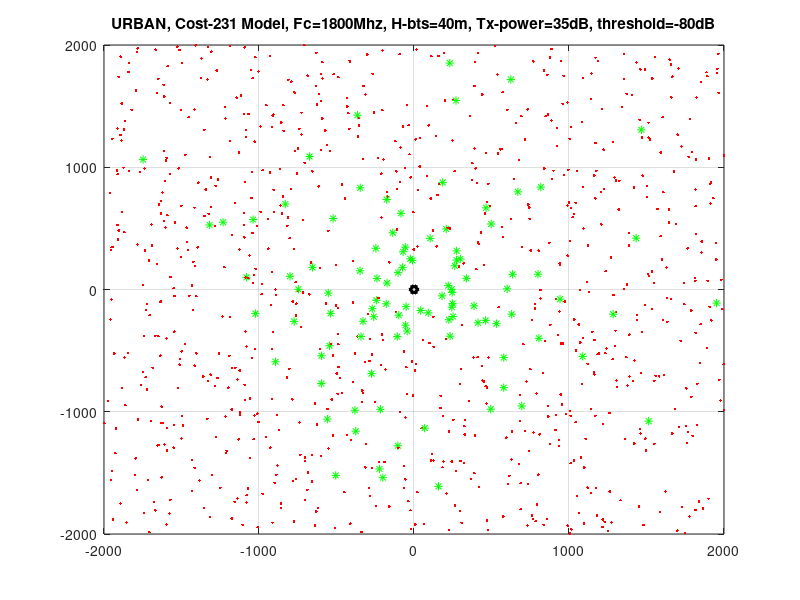
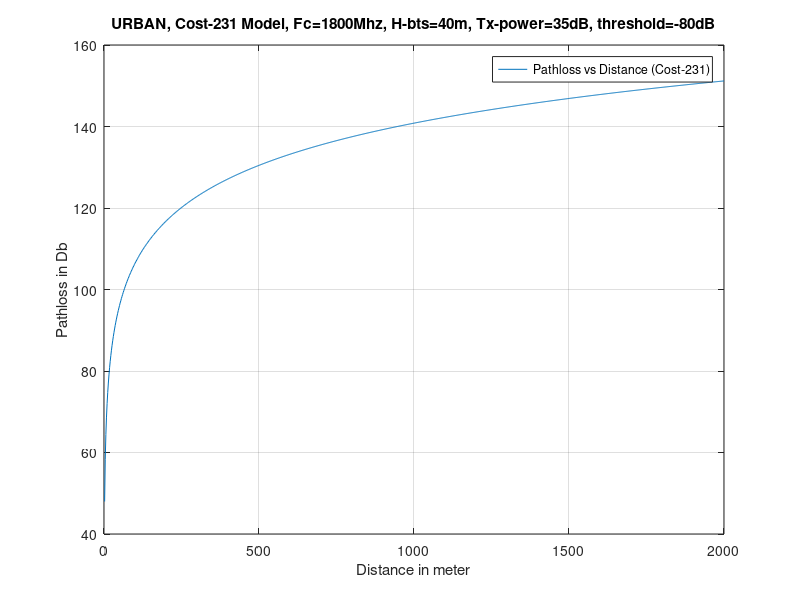
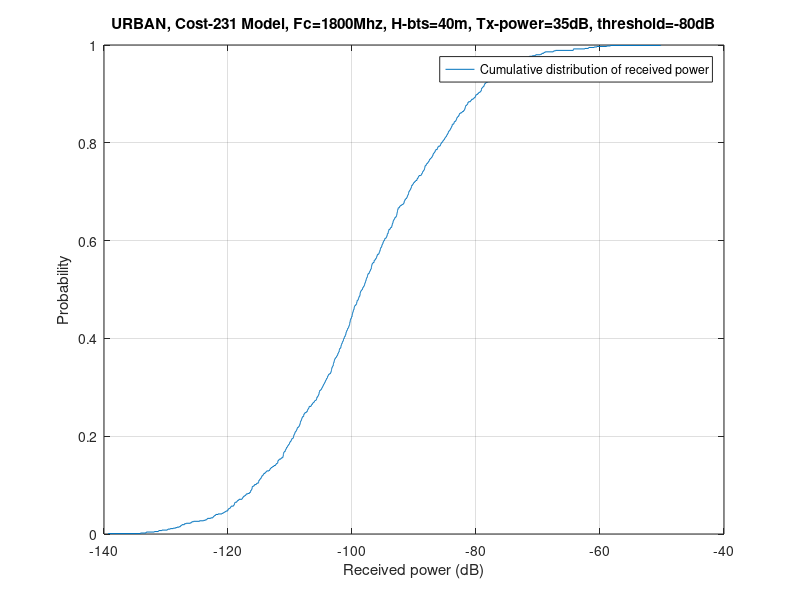

Write the MATLAB code that produced these figures, in order. (Note: this script raises an error after producing the figures.)
clc;
clear variables;
close all;

Fc = 1800; % Carrier freq (Mhz) (for LTE in Turkey: 800, 900, 1800, 2100, 2600(only indoor femtocell) 
Cell_size = 2000; % Micro cell (m)
H_bts = 40; % Height of BTS
H_ue = 3 ; % Height of user equipment
UE_number = 1000; % User equipment (phone, tablet ...) number
Threshold= -80 ; % UE connection threshold (Db)
Tx_power = 35; % BTS power (dBm)  
Tx_a_gain = 18; % Antenna gain (dBi) 
Tx_c_loss = 2.5; % Antenna  cable loss (dB)
Rx_body_loss= 3; % Body loss at reviever side (dB) (User Body Loss Study for Popular Smartphones - http://ieeexplore.ieee.org/stamp/stamp.jsp?arnumber=7228963)
Tx_EiRP = Tx_power + Tx_a_gain - Tx_c_loss; % Effective isotropic radiated power (dBm)

%% Create UE positions and their distances
UE_database=zeros(UE_number,4); % Matrix for UE positions other UE related informations
UE_database(:,1) = randi([-Cell_size,Cell_size], 1, UE_number); % Create random UE position X (meter)
UE_database(:,2) = randi([-Cell_size,Cell_size], 1, UE_number); % Create random UE position Y (meter)
UE_database(:,3) = sqrt(UE_database(:,1).^2 + UE_database(:,2).^2); % Calculated distane between UE and BTS (meter)

%% Calculate recieved power by UE matrix
% Cost-231 Model (also known as COST-Hata Model) 
% http://mobilityfirst.winlab.rutgers.edu/~narayan/Course/Wless/Lecture_3_RadioPropagationModel_Sneha.pdf
% Fc limit 1500-2000
ahm = 3.2*(log10(1.75*H_ue))^2 - 4.97; % for large cities
A = 46.3 + 33.9*log10(Fc) - 13.82*log10(H_bts) - ahm; 
B = 44.9 - 6.55*log10(H_bts);
C = 3; % 0 for medium-size city and suburban; 3 for metropolitan centers
Pathloss_formula = A + B*log10(UE_database(:,3)/1000) + C; % (dB) (distance in Km)
Shadowing_eff = normrnd (0,12,[UE_number,1]); % http://morse.colorado.edu/~tlen5510/text/classwebch4.html - https://www.quora.com/Wireless-Communication-How-do-we-simulate-Shadow-Fading-using-Matlab-lognrnd-0-%CF%83-or-normrnd-0-%CF%83
UE_database(:,4) = Tx_EiRP - Pathloss_formula - Shadowing_eff - Rx_body_loss; % Recieved power by UE 

%% Draw UE positions and their status on map
Connected_users = find(UE_database(:,4) > Threshold); % Find connected UE_id numbers
figure (1);
    plot(0, 0, 'hk', 'LineWidth', 3);%BTS at center
    title(['URBAN, Cost-231 Model, Fc=' num2str(Fc) 'Mhz, H-bts=' num2str(H_bts) 'm, Tx-power=' num2str(Tx_power) 'dB, threshold=' num2str(Threshold) 'dB'])
    hold on;
    grid on;
    for i=1:UE_number
        if (~isempty(find(Connected_users==i, 1))) == 0
            plot(UE_database(i,1), UE_database(i,2), '.r'); % Not Connected
            hold on;
        else
            plot(UE_database(i,1), UE_database(i,2), '*g'); % Connected
            hold on;
        end 
    end

%% Pathloss vs Distance graph for Cost-231 model
figure (2);
    Distance = linspace(0,Cell_size,1000); % 0-2Km, 1K sample
    plot(Distance, A + B*log10(Distance/1000) + C); % Distance in Km
    title(['URBAN, Cost-231 Model, Fc=' num2str(Fc) 'Mhz, H-bts=' num2str(H_bts) 'm, Tx-power=' num2str(Tx_power) 'dB, threshold=' num2str(Threshold) 'dB']);
    legend('Pathloss vs Distance (Cost-231)');
    xlabel('Distance in meter');
    ylabel('Pathloss in Db');
    clear Distance;
    grid on;

%% Cumulative distribution of received power
    figure (3);
        ecdf(UE_database(:,4));
        title(['URBAN, Cost-231 Model, Fc=' num2str(Fc) 'Mhz, H-bts=' num2str(H_bts) 'm, Tx-power=' num2str(Tx_power) 'dB, threshold=' num2str(Threshold) 'dB']);
        legend('Cumulative distribution of received power');
        xlabel('Received power (dB)');
        ylabel('Probability');
        grid on;
        
%% Histogram of recieved power by UE   
    figure (4);
        histogram(UE_database(:,4));
        title(['URBAN, Cost-231 Model, Fc=' num2str(Fc) 'Mhz, H-bts=' num2str(H_bts) 'm, Tx-power=' num2str(Tx_power) 'dB, threshold=' num2str(Threshold) 'dB']);
        legend('Histogram of received power by UE');
        xlabel('Received power (dB)');
        ylabel('Count');
        grid on;
        
%% Coverage graph
Sample_size = 1000;       
Distance = linspace(0, Cell_size, Sample_size); % 0-2Km, 1K sample
Coverage = zeros(1, Sample_size);
for i=1:1000
    Pathloss_formula = A + B*log10((Distance(i)./1000)*ones(Sample_size, 1)) + C; % Distance in Km; (Sample_size, 1) matrix
    Shadowing_eff = normrnd (0, 12, [Sample_size, 1] ); % (Sample_size, 1) matrix
    Power = Tx_EiRP - Pathloss_formula - Shadowing_eff - Rx_body_loss; % Recieved power by UE 
    Coverage(i) = length(find(Power > Threshold))/Sample_size; % Find connected UE number
end
clear Power Pathloss_formula Shadowing_eff Sample_size
figure (5);
    plot (Distance, smooth(Coverage)) % Moving average smooting
    axis([-inf +inf 0 1]) % fix y axis between 0 and 1
    grid on;
    title(['URBAN, Cost-231 Model, Fc=' num2str(Fc) 'Mhz, H-bts=' num2str(H_bts) 'm, Tx-power=' num2str(Tx_power) 'dB, threshold=' num2str(Threshold) 'dB']);
    legend('Coverage probability vs Distance');
    xlabel('Distance (m)');
    ylabel('Probability');